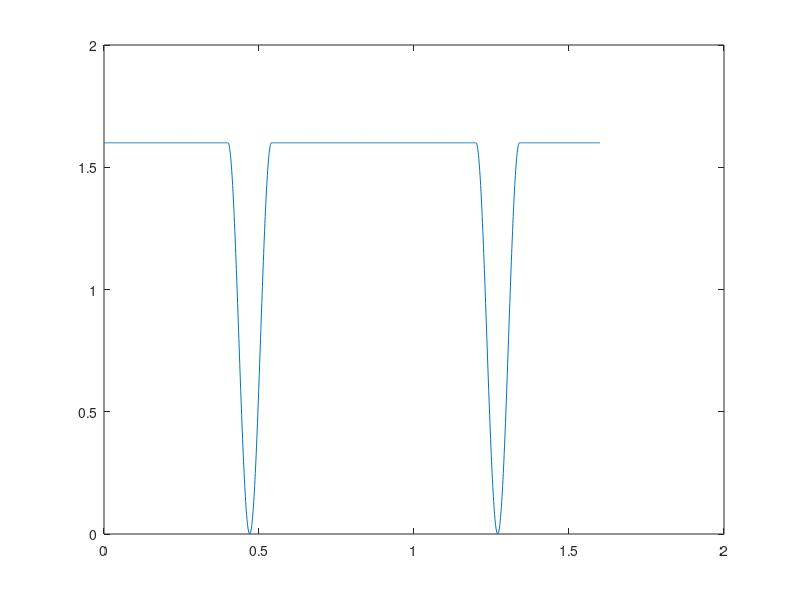

This chart was generated by the following MATLAB code:
data = [0, 1.6;
0.001, 1.6;
0.002, 1.6;
0.003, 1.6;
0.004, 1.6;
0.005, 1.6;
0.006, 1.6;
0.007, 1.6;
0.008, 1.6;
0.009, 1.6;
0.01, 1.6;
0.011, 1.6;
0.012, 1.6;
0.013, 1.6;
0.014, 1.6;
0.015, 1.6;
0.016, 1.6;
0.017, 1.6;
0.018, 1.6;
0.019, 1.6;
0.02, 1.6;
0.021, 1.6;
0.022, 1.6;
0.023, 1.6;
0.024, 1.6;
0.025, 1.6;
0.026, 1.6;
0.027, 1.6;
0.028, 1.6;
0.029, 1.6;
0.03, 1.6;
0.031, 1.6;
0.032, 1.6;
0.033, 1.6;
0.034, 1.6;
0.035, 1.6;
0.036, 1.6;
0.037, 1.6;
0.038, 1.6;
0.039, 1.6;
0.04, 1.6;
0.041, 1.6;
0.042, 1.6;
0.043, 1.6;
0.044, 1.6;
0.045, 1.6;
0.046, 1.6;
0.047, 1.6;
0.048, 1.6;
0.049, 1.6;
0.05, 1.6;
0.051, 1.6;
0.052, 1.6;
0.053, 1.6;
0.054, 1.6;
0.055, 1.6;
0.056, 1.6;
0.057, 1.6;
0.058, 1.6;
0.059, 1.6;
0.06, 1.6;
0.061, 1.6;
0.062, 1.6;
0.063, 1.6;
0.064, 1.6;
0.065, 1.6;
0.066, 1.6;
0.067, 1.6;
0.068, 1.6;
0.069, 1.6;
0.07, 1.6;
0.071, 1.6;
0.072, 1.6;
0.073, 1.6;
0.074, 1.6;
0.075, 1.6;
0.076, 1.6;
0.077, 1.6;
0.078, 1.6;
0.079, 1.6;
0.08, 1.6;
0.081, 1.6;
0.082, 1.6;
0.083, 1.6;
0.084, 1.6;
0.085, 1.6;
0.086, 1.6;
0.087, 1.6;
0.088, 1.6;
0.089, 1.6;
0.09, 1.6;
0.091, 1.6;
0.092, 1.6;
0.093, 1.6;
0.094, 1.6;
0.095, 1.6;
0.096, 1.6;
0.097, 1.6;
0.098, 1.6;
0.099, 1.6;
0.1, 1.6;
0.101, 1.6;
0.102, 1.6;
0.103, 1.6;
0.104, 1.6;
0.105, 1.6;
0.106, 1.6;
0.107, 1.6;
0.108, 1.6;
0.109, 1.6;
0.11, 1.6;
0.111, 1.6;
0.112, 1.6;
0.113, 1.6;
0.114, 1.6;
0.115, 1.6;
0.116, 1.6;
0.117, 1.6;
0.118, 1.6;
0.119, 1.6;
0.12, 1.6;
0.121, 1.6;
0.122, 1.6;
0.123, 1.6;
0.124, 1.6;
0.125, 1.6;
0.126, 1.6;
0.127, 1.6;
0.128, 1.6;
0.129, 1.6;
0.13, 1.6;
0.131, 1.6;
0.132, 1.6;
0.133, 1.6;
0.134, 1.6;
0.135, 1.6;
0.136, 1.6;
0.137, 1.6;
0.138, 1.6;
0.139, 1.6;
0.14, 1.6;
0.141, 1.6;
0.142, 1.6;
0.143, 1.6;
0.144, 1.6;
0.145, 1.6;
0.146, 1.6;
0.147, 1.6;
0.148, 1.6;
0.149, 1.6;
0.15, 1.6;
0.151, 1.6;
0.152, 1.6;
0.153, 1.6;
0.154, 1.6;
0.155, 1.6;
0.156, 1.6;
0.157, 1.6;
0.158, 1.6;
0.159, 1.6;
0.16, 1.6;
0.161, 1.6;
0.162, 1.6;
0.163, 1.6;
0.164, 1.6;
0.165, 1.6;
0.166, 1.6;
0.167, 1.6;
0.168, 1.6;
0.169, 1.6;
0.17, 1.6;
0.171, 1.6;
0.172, 1.6;
0.173, 1.6;
0.174, 1.6;
0.175, 1.6;
0.176, 1.6;
0.177, 1.6;
0.178, 1.6;
0.179, 1.6;
0.18, 1.6;
0.181, 1.6;
0.182, 1.6;
0.183, 1.6;
0.184, 1.6;
0.185, 1.6;
0.186, 1.6;
0.187, 1.6;
0.188, 1.6;
0.189, 1.6;
0.19, 1.6;
0.191, 1.6;
0.192, 1.6;
0.193, 1.6;
0.194, 1.6;
0.195, 1.6;
0.196, 1.6;
0.197, 1.6;
0.198, 1.6;
0.199, 1.6;
0.2, 1.6;
0.201, 1.6;
0.202, 1.6;
0.203, 1.6;
0.204, 1.6;
0.205, 1.6;
0.206, 1.6;
0.207, 1.6;
0.208, 1.6;
0.209, 1.6;
0.21, 1.6;
0.211, 1.6;
0.212, 1.6;
0.213, 1.6;
0.214, 1.6;
0.215, 1.6;
0.216, 1.6;
0.217, 1.6;
0.218, 1.6;
0.219, 1.6;
0.22, 1.6;
0.221, 1.6;
0.222, 1.6;
0.223, 1.6;
0.224, 1.6;
0.225, 1.6;
0.226, 1.6;
0.227, 1.6;
0.228, 1.6;
0.229, 1.6;
0.23, 1.6;
0.231, 1.6;
0.232, 1.6;
0.233, 1.6;
0.234, 1.6;
0.235, 1.6;
0.236, 1.6;
0.237, 1.6;
0.238, 1.6;
0.239, 1.6;
0.24, 1.6;
0.241, 1.6;
0.242, 1.6;
0.243, 1.6;
0.244, 1.6;
0.245, 1.6;
0.246, 1.6;
0.247, 1.6;
0.248, 1.6;
0.249, 1.6;
0.25, 1.6;
0.251, 1.6;
0.252, 1.6;
0.253, 1.6;
0.254, 1.6;
0.255, 1.6;
0.256, 1.6;
0.257, 1.6;
0.258, 1.6;
0.259, 1.6;
0.26, 1.6;
0.261, 1.6;
0.262, 1.6;
0.263, 1.6;
0.264, 1.6;
0.265, 1.6;
0.266, 1.6;
0.267, 1.6;
0.268, 1.6;
0.269, 1.6;
0.27, 1.6;
0.271, 1.6;
0.272, 1.6;
0.273, 1.6;
0.274, 1.6;
0.275, 1.6;
0.276, 1.6;
0.277, 1.6;
0.278, 1.6;
0.279, 1.6;
0.28, 1.6;
0.281, 1.6;
0.282, 1.6;
0.283, 1.6;
0.284, 1.6;
0.285, 1.6;
0.286, 1.6;
0.287, 1.6;
0.288, 1.6;
0.289, 1.6;
0.29, 1.6;
0.291, 1.6;
0.292, 1.6;
0.293, 1.6;
0.294, 1.6;
0.295, 1.6;
0.296, 1.6;
0.297, 1.6;
0.298, 1.6;
0.299, 1.6;
0.3, 1.6;
0.301, 1.6;
0.302, 1.6;
0.303, 1.6;
0.304, 1.6;
0.305, 1.6;
0.306, 1.6;
0.307, 1.6;
0.308, 1.6;
0.309, 1.6;
0.31, 1.6;
0.311, 1.6;
0.312, 1.6;
0.313, 1.6;
0.314, 1.6;
0.315, 1.6;
0.316, 1.6;
0.317, 1.6;
0.318, 1.6;
0.319, 1.6;
0.32, 1.6;
0.321, 1.6;
0.322, 1.6;
0.323, 1.6;
0.324, 1.6;
0.325, 1.6;
0.326, 1.6;
0.327, 1.6;
0.328, 1.6;
0.329, 1.6;
0.33, 1.6;
0.331, 1.6;
0.332, 1.6;
0.333, 1.6;
0.334, 1.6;
0.335, 1.6;
0.336, 1.6;
0.337, 1.6;
0.338, 1.6;
0.339, 1.6;
0.34, 1.6;
0.341, 1.6;
0.342, 1.6;
0.343, 1.6;
0.344, 1.6;
0.345, 1.6;
0.346, 1.6;
0.347, 1.6;
0.348, 1.6;
0.349, 1.6;
0.35, 1.6;
0.351, 1.6;
0.352, 1.6;
0.353, 1.6;
0.354, 1.6;
0.355, 1.6;
0.356, 1.6;
0.357, 1.6;
0.358, 1.6;
0.359, 1.6;
0.36, 1.6;
0.361, 1.6;
0.362, 1.6;
0.363, 1.6;
0.364, 1.6;
0.365, 1.6;
0.366, 1.6;
0.367, 1.6;
0.368, 1.6;
0.369, 1.6;
0.37, 1.6;
0.371, 1.6;
0.372, 1.6;
0.373, 1.6;
0.374, 1.6;
0.375, 1.6;
0.376, 1.6;
0.377, 1.6;
0.378, 1.6;
0.379, 1.6;
0.38, 1.6;
0.381, 1.6;
0.382, 1.6;
0.383, 1.6;
0.384, 1.6;
0.385, 1.6;
0.386, 1.6;
0.387, 1.6;
0.388, 1.6;
0.389, 1.6;
0.39, 1.6;
0.391, 1.6;
0.392, 1.6;
0.393, 1.6;
0.394, 1.6;
0.395, 1.6;
0.396, 1.6;
0.397, 1.6;
0.398, 1.6;
0.399, 1.6;
0.4, 1.6;
0.401, 1.59919;
0.402, 1.59678;
0.403, 1.59276;
0.404, 1.58714;
0.405, 1.57994;
0.406, 1.57117;
0.407, 1.56085;
0.408, 1.54899;
0.409, 1.53562;
0.41, 1.52078;
0.411, 1.50448;
0.412, 1.48676;
0.413, 1.46766;
0.414, 1.44721;
0.415, 1.42547;
0.416, 1.40246;
0.417, 1.37824;
0.418, 1.35285;
0.419, 1.32635;
0.42, 1.29879;
0.421, 1.27023;
0.422, 1.24072;
0.423, 1.21032;
0.424, 1.17909;
0.425, 1.14711;
0.426, 1.11442;
0.427, 1.0811;
0.428, 1.04721;
0.429, 1.01283;
0.43, 0.978017;
0.431, 0.942846;
0.432, 0.907387;
0.433, 0.871711;
0.434, 0.835892;
0.435, 0.8;
0.436, 0.764108;
0.437, 0.728289;
0.438, 0.692613;
0.439, 0.657154;
0.44, 0.621983;
0.441, 0.587171;
0.442, 0.552786;
0.443, 0.5189;
0.444, 0.48558;
0.445, 0.452893;
0.446, 0.420905;
0.447, 0.389681;
0.448, 0.359282;
0.449, 0.329772;
0.45, 0.301208;
0.451, 0.273649;
0.452, 0.24715;
0.453, 0.221764;
0.454, 0.197543;
0.455, 0.174535;
0.456, 0.152786;
0.457, 0.132341;
0.458, 0.113241;
0.459, 0.0955236;
0.46, 0.0792249;
0.461, 0.0643778;
0.462, 0.0510121;
0.463, 0.0391548;
0.464, 0.0288297;
0.465, 0.0200577;
0.466, 0.0128563;
0.467, 0.00724019;
0.468, 0.00322056;
0.469, 0.000805547;
0.47, 0;
0.471, 0.000805547;
0.472, 0.00322056;
0.473, 0.00724019;
0.474, 0.0128563;
0.475, 0.0200577;
0.476, 0.0288297;
0.477, 0.0391548;
0.478, 0.0510121;
0.479, 0.0643778;
0.48, 0.0792249;
0.481, 0.0955236;
0.482, 0.113241;
0.483, 0.132341;
0.484, 0.152786;
0.485, 0.174535;
0.486, 0.197543;
0.487, 0.221764;
0.488, 0.24715;
0.489, 0.273649;
0.49, 0.301208;
0.491, 0.329772;
0.492, 0.359282;
0.493, 0.389681;
0.494, 0.420905;
0.495, 0.452893;
0.496, 0.48558;
0.497, 0.5189;
0.498, 0.552786;
0.499, 0.587171;
0.5, 0.621983;
0.501, 0.657154;
0.502, 0.692613;
0.503, 0.728289;
0.504, 0.764108;
0.505, 0.8;
0.506, 0.835892;
0.507, 0.871711;
0.508, 0.907387;
0.509, 0.942846;
0.51, 0.978017;
0.511, 1.01283;
0.512, 1.04721;
0.513, 1.0811;
0.514, 1.11442;
0.515, 1.14711;
0.516, 1.17909;
0.517, 1.21032;
0.518, 1.24072;
0.519, 1.27023;
0.52, 1.29879;
0.521, 1.32635;
0.522, 1.35285;
0.523, 1.37824;
0.524, 1.40246;
0.525, 1.42547;
0.526, 1.44721;
0.527, 1.46766;
0.528, 1.48676;
0.529, 1.50448;
0.53, 1.52078;
0.531, 1.53562;
0.532, 1.54899;
0.533, 1.56085;
0.534, 1.57117;
0.535, 1.57994;
0.536, 1.58714;
0.537, 1.59276;
0.538, 1.59678;
0.539, 1.59919;
0.54, 1.6;
0.541, 1.6;
0.542, 1.6;
0.543, 1.6;
0.544, 1.6;
0.545, 1.6;
0.546, 1.6;
0.547, 1.6;
0.548, 1.6;
0.549, 1.6;
0.55, 1.6;
0.551, 1.6;
0.552, 1.6;
0.553, 1.6;
0.554, 1.6;
0.555, 1.6;
0.556, 1.6;
0.557, 1.6;
0.558, 1.6;
0.559, 1.6;
0.56, 1.6;
0.561, 1.6;
0.562, 1.6;
0.563, 1.6;
0.564, 1.6;
0.565, 1.6;
0.566, 1.6;
0.567, 1.6;
0.568, 1.6;
0.569, 1.6;
0.57, 1.6;
0.571, 1.6;
0.572, 1.6;
0.573, 1.6;
0.574, 1.6;
0.575, 1.6;
0.576, 1.6;
0.577, 1.6;
0.578, 1.6;
0.579, 1.6;
0.58, 1.6;
0.581, 1.6;
0.582, 1.6;
0.583, 1.6;
0.584, 1.6;
0.585, 1.6;
0.586, 1.6;
0.587, 1.6;
0.588, 1.6;
0.589, 1.6;
0.59, 1.6;
0.591, 1.6;
0.592, 1.6;
0.593, 1.6;
0.594, 1.6;
0.595, 1.6;
0.596, 1.6;
0.597, 1.6;
0.598, 1.6;
0.599, 1.6;
0.6, 1.6;
0.601, 1.6;
0.602, 1.6;
0.603, 1.6;
0.604, 1.6;
0.605, 1.6;
0.606, 1.6;
0.607, 1.6;
0.608, 1.6;
0.609, 1.6;
0.61, 1.6;
0.611, 1.6;
0.612, 1.6;
0.613, 1.6;
0.614, 1.6;
0.615, 1.6;
0.616, 1.6;
0.617, 1.6;
0.618, 1.6;
0.619, 1.6;
0.62, 1.6;
0.621, 1.6;
0.622, 1.6;
0.623, 1.6;
0.624, 1.6;
0.625, 1.6;
0.626, 1.6;
0.627, 1.6;
0.628, 1.6;
0.629, 1.6;
0.63, 1.6;
0.631, 1.6;
0.632, 1.6;
0.633, 1.6;
0.634, 1.6;
0.635, 1.6;
0.636, 1.6;
0.637, 1.6;
0.638, 1.6;
0.639, 1.6;
0.64, 1.6;
0.641, 1.6;
0.642, 1.6;
0.643, 1.6;
0.644, 1.6;
0.645, 1.6;
0.646, 1.6;
0.647, 1.6;
0.648, 1.6;
0.649, 1.6;
0.65, 1.6;
0.651, 1.6;
0.652, 1.6;
0.653, 1.6;
0.654, 1.6;
0.655, 1.6;
0.656, 1.6;
0.657, 1.6;
0.658, 1.6;
0.659, 1.6;
0.66, 1.6;
0.661, 1.6;
0.662, 1.6;
0.663, 1.6;
0.664, 1.6;
0.665, 1.6;
0.666, 1.6;
0.667, 1.6;
0.668, 1.6;
0.669, 1.6;
0.67, 1.6;
0.671, 1.6;
0.672, 1.6;
0.673, 1.6;
0.674, 1.6;
0.675, 1.6;
0.676, 1.6;
0.677, 1.6;
0.678, 1.6;
0.679, 1.6;
0.68, 1.6;
0.681, 1.6;
0.682, 1.6;
0.683, 1.6;
0.684, 1.6;
0.685, 1.6;
0.686, 1.6;
0.687, 1.6;
0.688, 1.6;
0.689, 1.6;
0.69, 1.6;
0.691, 1.6;
0.692, 1.6;
0.693, 1.6;
0.694, 1.6;
0.695, 1.6;
0.696, 1.6;
0.697, 1.6;
0.698, 1.6;
0.699, 1.6;
0.7, 1.6;
0.701, 1.6;
0.702, 1.6;
0.703, 1.6;
0.704, 1.6;
0.705, 1.6;
0.706, 1.6;
0.707, 1.6;
0.708, 1.6;
0.709, 1.6;
0.71, 1.6;
0.711, 1.6;
0.712, 1.6;
0.713, 1.6;
0.714, 1.6;
0.715, 1.6;
0.716, 1.6;
0.717, 1.6;
0.718, 1.6;
0.719, 1.6;
0.72, 1.6;
0.721, 1.6;
0.722, 1.6;
0.723, 1.6;
0.724, 1.6;
0.725, 1.6;
0.726, 1.6;
0.727, 1.6;
0.728, 1.6;
0.729, 1.6;
0.73, 1.6;
0.731, 1.6;
0.732, 1.6;
0.733, 1.6;
0.734, 1.6;
0.735, 1.6;
0.736, 1.6;
0.737, 1.6;
0.738, 1.6;
0.739, 1.6;
0.74, 1.6;
0.741, 1.6;
0.742, 1.6;
0.743, 1.6;
0.744, 1.6;
0.745, 1.6;
0.746, 1.6;
0.747, 1.6;
0.748, 1.6;
0.749, 1.6;
0.75, 1.6;
0.751, 1.6;
0.752, 1.6;
0.753, 1.6;
0.754, 1.6;
0.755, 1.6;
0.756, 1.6;
0.757, 1.6;
0.758, 1.6;
0.759, 1.6;
0.76, 1.6;
0.761, 1.6;
0.762, 1.6;
0.763, 1.6;
0.764, 1.6;
0.765, 1.6;
0.766, 1.6;
0.767, 1.6;
0.768, 1.6;
0.769, 1.6;
0.77, 1.6;
0.771, 1.6;
0.772, 1.6;
0.773, 1.6;
0.774, 1.6;
0.775, 1.6;
0.776, 1.6;
0.777, 1.6;
0.778, 1.6;
0.779, 1.6;
0.78, 1.6;
0.781, 1.6;
0.782, 1.6;
0.783, 1.6;
0.784, 1.6;
0.785, 1.6;
0.786, 1.6;
0.787, 1.6;
0.788, 1.6;
0.789, 1.6;
0.79, 1.6;
0.791, 1.6;
0.792, 1.6;
0.793, 1.6;
0.794, 1.6;
0.795, 1.6;
0.796, 1.6;
0.797, 1.6;
0.798, 1.6;
0.799, 1.6;
0.8, 1.6;
0.801, 1.6;
0.802, 1.6;
0.803, 1.6;
0.804, 1.6;
0.805, 1.6;
0.806, 1.6;
0.807, 1.6;
0.808, 1.6;
0.809, 1.6;
0.81, 1.6;
0.811, 1.6;
0.812, 1.6;
0.813, 1.6;
0.814, 1.6;
0.815, 1.6;
0.816, 1.6;
0.817, 1.6;
0.818, 1.6;
0.819, 1.6;
0.82, 1.6;
0.821, 1.6;
0.822, 1.6;
0.823, 1.6;
0.824, 1.6;
0.825, 1.6;
0.826, 1.6;
0.827, 1.6;
0.828, 1.6;
0.829, 1.6;
0.83, 1.6;
0.831, 1.6;
0.832, 1.6;
0.833, 1.6;
0.834, 1.6;
0.835, 1.6;
0.836, 1.6;
0.837, 1.6;
0.838, 1.6;
0.839, 1.6;
0.84, 1.6;
0.841, 1.6;
0.842, 1.6;
0.843, 1.6;
0.844, 1.6;
0.845, 1.6;
0.846, 1.6;
0.847, 1.6;
0.848, 1.6;
0.849, 1.6;
0.85, 1.6;
0.851, 1.6;
0.852, 1.6;
0.853, 1.6;
0.854, 1.6;
0.855, 1.6;
0.856, 1.6;
0.857, 1.6;
0.858, 1.6;
0.859, 1.6;
0.86, 1.6;
0.861, 1.6;
0.862, 1.6;
0.863, 1.6;
0.864, 1.6;
0.865, 1.6;
0.866, 1.6;
0.867, 1.6;
0.868, 1.6;
0.869, 1.6;
0.87, 1.6;
0.871, 1.6;
0.872, 1.6;
0.873, 1.6;
0.874, 1.6;
0.875, 1.6;
0.876, 1.6;
0.877, 1.6;
0.878, 1.6;
0.879, 1.6;
0.88, 1.6;
0.881, 1.6;
0.882, 1.6;
0.883, 1.6;
0.884, 1.6;
0.885, 1.6;
0.886, 1.6;
0.887, 1.6;
0.888, 1.6;
0.889, 1.6;
0.89, 1.6;
0.891, 1.6;
0.892, 1.6;
0.893, 1.6;
0.894, 1.6;
0.895, 1.6;
0.896, 1.6;
0.897, 1.6;
0.898, 1.6;
0.899, 1.6;
0.9, 1.6;
0.901, 1.6;
0.902, 1.6;
0.903, 1.6;
0.904, 1.6;
0.905, 1.6;
0.906, 1.6;
0.907, 1.6;
0.908, 1.6;
0.909, 1.6;
0.91, 1.6;
0.911, 1.6;
0.912, 1.6;
0.913, 1.6;
0.914, 1.6;
0.915, 1.6;
0.916, 1.6;
0.917, 1.6;
0.918, 1.6;
0.919, 1.6;
0.92, 1.6;
0.921, 1.6;
0.922, 1.6;
0.923, 1.6;
0.924, 1.6;
0.925, 1.6;
0.926, 1.6;
0.927, 1.6;
0.928, 1.6;
0.929, 1.6;
0.93, 1.6;
0.931, 1.6;
0.932, 1.6;
0.933, 1.6;
0.934, 1.6;
0.935, 1.6;
0.936, 1.6;
0.937, 1.6;
0.938, 1.6;
0.939, 1.6;
0.94, 1.6;
0.941, 1.6;
0.942, 1.6;
0.943, 1.6;
0.944, 1.6;
0.945, 1.6;
0.946, 1.6;
0.947, 1.6;
0.948, 1.6;
0.949, 1.6;
0.95, 1.6;
0.951, 1.6;
0.952, 1.6;
0.953, 1.6;
0.954, 1.6;
0.955, 1.6;
0.956, 1.6;
0.957, 1.6;
0.958, 1.6;
0.959, 1.6;
0.96, 1.6;
0.961, 1.6;
0.962, 1.6;
0.963, 1.6;
0.964, 1.6;
0.965, 1.6;
0.966, 1.6;
0.967, 1.6;
0.968, 1.6;
0.969, 1.6;
0.97, 1.6;
0.971, 1.6;
0.972, 1.6;
0.973, 1.6;
0.974, 1.6;
0.975, 1.6;
0.976, 1.6;
0.977, 1.6;
0.978, 1.6;
0.979, 1.6;
0.98, 1.6;
0.981, 1.6;
0.982, 1.6;
0.983, 1.6;
0.984, 1.6;
0.985, 1.6;
0.986, 1.6;
0.987, 1.6;
0.988, 1.6;
0.989, 1.6;
0.99, 1.6;
0.991, 1.6;
0.992, 1.6;
0.993, 1.6;
0.994, 1.6;
0.995, 1.6;
0.996, 1.6;
0.997, 1.6;
0.998, 1.6;
0.999, 1.6;
1, 1.6;
1.001, 1.6;
1.002, 1.6;
1.003, 1.6;
1.004, 1.6;
1.005, 1.6;
1.006, 1.6;
1.007, 1.6;
1.008, 1.6;
1.009, 1.6;
1.01, 1.6;
1.011, 1.6;
1.012, 1.6;
1.013, 1.6;
1.014, 1.6;
1.015, 1.6;
1.016, 1.6;
1.017, 1.6;
1.018, 1.6;
1.019, 1.6;
1.02, 1.6;
1.021, 1.6;
1.022, 1.6;
1.023, 1.6;
1.024, 1.6;
1.025, 1.6;
1.026, 1.6;
1.027, 1.6;
1.028, 1.6;
1.029, 1.6;
1.03, 1.6;
1.031, 1.6;
1.032, 1.6;
1.033, 1.6;
1.034, 1.6;
1.035, 1.6;
1.036, 1.6;
1.037, 1.6;
1.038, 1.6;
1.039, 1.6;
1.04, 1.6;
1.041, 1.6;
1.042, 1.6;
1.043, 1.6;
1.044, 1.6;
1.045, 1.6;
1.046, 1.6;
1.047, 1.6;
1.048, 1.6;
1.049, 1.6;
1.05, 1.6;
1.051, 1.6;
1.052, 1.6;
1.053, 1.6;
1.054, 1.6;
1.055, 1.6;
1.056, 1.6;
1.057, 1.6;
1.058, 1.6;
1.059, 1.6;
1.06, 1.6;
1.061, 1.6;
1.062, 1.6;
1.063, 1.6;
1.064, 1.6;
1.065, 1.6;
1.066, 1.6;
1.067, 1.6;
1.068, 1.6;
1.069, 1.6;
1.07, 1.6;
1.071, 1.6;
1.072, 1.6;
1.073, 1.6;
1.074, 1.6;
1.075, 1.6;
1.076, 1.6;
1.077, 1.6;
1.078, 1.6;
1.079, 1.6;
1.08, 1.6;
1.081, 1.6;
1.082, 1.6;
1.083, 1.6;
1.084, 1.6;
1.085, 1.6;
1.086, 1.6;
1.087, 1.6;
1.088, 1.6;
1.089, 1.6;
1.09, 1.6;
1.091, 1.6;
1.092, 1.6;
1.093, 1.6;
1.094, 1.6;
1.095, 1.6;
1.096, 1.6;
1.097, 1.6;
1.098, 1.6;
1.099, 1.6;
1.1, 1.6;
1.101, 1.6;
1.102, 1.6;
1.103, 1.6;
1.104, 1.6;
1.105, 1.6;
1.106, 1.6;
1.107, 1.6;
1.108, 1.6;
1.109, 1.6;
1.11, 1.6;
1.111, 1.6;
1.112, 1.6;
1.113, 1.6;
1.114, 1.6;
1.115, 1.6;
1.116, 1.6;
1.117, 1.6;
1.118, 1.6;
1.119, 1.6;
1.12, 1.6;
1.121, 1.6;
1.122, 1.6;
1.123, 1.6;
1.124, 1.6;
1.125, 1.6;
1.126, 1.6;
1.127, 1.6;
1.128, 1.6;
1.129, 1.6;
1.13, 1.6;
1.131, 1.6;
1.132, 1.6;
1.133, 1.6;
1.134, 1.6;
1.135, 1.6;
1.136, 1.6;
1.137, 1.6;
1.138, 1.6;
1.139, 1.6;
1.14, 1.6;
1.141, 1.6;
1.142, 1.6;
1.143, 1.6;
1.144, 1.6;
1.145, 1.6;
1.146, 1.6;
1.147, 1.6;
1.148, 1.6;
1.149, 1.6;
1.15, 1.6;
1.151, 1.6;
1.152, 1.6;
1.153, 1.6;
1.154, 1.6;
1.155, 1.6;
1.156, 1.6;
1.157, 1.6;
1.158, 1.6;
1.159, 1.6;
1.16, 1.6;
1.161, 1.6;
1.162, 1.6;
1.163, 1.6;
1.164, 1.6;
1.165, 1.6;
1.166, 1.6;
1.167, 1.6;
1.168, 1.6;
1.169, 1.6;
1.17, 1.6;
1.171, 1.6;
1.172, 1.6;
1.173, 1.6;
1.174, 1.6;
1.175, 1.6;
1.176, 1.6;
1.177, 1.6;
1.178, 1.6;
1.179, 1.6;
1.18, 1.6;
1.181, 1.6;
1.182, 1.6;
1.183, 1.6;
1.184, 1.6;
1.185, 1.6;
1.186, 1.6;
1.187, 1.6;
1.188, 1.6;
1.189, 1.6;
1.19, 1.6;
1.191, 1.6;
1.192, 1.6;
1.193, 1.6;
1.194, 1.6;
1.195, 1.6;
1.196, 1.6;
1.197, 1.6;
1.198, 1.6;
1.199, 1.6;
1.2, 1.6;
1.201, 1.59919;
1.202, 1.59678;
1.203, 1.59276;
1.204, 1.58714;
1.205, 1.57994;
1.206, 1.57117;
1.207, 1.56085;
1.208, 1.54899;
1.209, 1.53562;
1.21, 1.52078;
1.211, 1.50448;
1.212, 1.48676;
1.213, 1.46766;
1.214, 1.44721;
1.215, 1.42547;
1.216, 1.40246;
1.217, 1.37824;
1.218, 1.35285;
1.219, 1.32635;
1.22, 1.29879;
1.221, 1.27023;
1.222, 1.24072;
1.223, 1.21032;
1.224, 1.17909;
1.225, 1.14711;
1.226, 1.11442;
1.227, 1.0811;
1.228, 1.04721;
1.229, 1.01283;
1.23, 0.978017;
1.231, 0.942846;
1.232, 0.907387;
1.233, 0.871711;
1.234, 0.835892;
1.235, 0.8;
1.236, 0.764108;
1.237, 0.728289;
1.238, 0.692613;
1.239, 0.657154;
1.24, 0.621983;
1.241, 0.587171;
1.242, 0.552786;
1.243, 0.5189;
1.244, 0.48558;
1.245, 0.452893;
1.246, 0.420905;
1.247, 0.389681;
1.248, 0.359282;
1.249, 0.329772;
1.25, 0.301208;
1.251, 0.273649;
1.252, 0.24715;
1.253, 0.221764;
1.254, 0.197543;
1.255, 0.174535;
1.256, 0.152786;
1.257, 0.132341;
1.258, 0.113241;
1.259, 0.0955236;
1.26, 0.0792249;
1.261, 0.0643778;
1.262, 0.0510121;
1.263, 0.0391548;
1.264, 0.0288297;
1.265, 0.0200577;
1.266, 0.0128563;
1.267, 0.00724019;
1.268, 0.00322056;
1.269, 0.000805547;
1.27, 0;
1.271, 0.000805547;
1.272, 0.00322056;
1.273, 0.00724019;
1.274, 0.0128563;
1.275, 0.0200577;
1.276, 0.0288297;
1.277, 0.0391548;
1.278, 0.0510121;
1.279, 0.0643778;
1.28, 0.0792249;
1.281, 0.0955236;
1.282, 0.113241;
1.283, 0.132341;
1.284, 0.152786;
1.285, 0.174535;
1.286, 0.197543;
1.287, 0.221764;
1.288, 0.24715;
1.289, 0.273649;
1.29, 0.301208;
1.291, 0.329772;
1.292, 0.359282;
1.293, 0.389681;
1.294, 0.420905;
1.295, 0.452893;
1.296, 0.48558;
1.297, 0.5189;
1.298, 0.552786;
1.299, 0.587171;
1.3, 0.621983;
1.301, 0.657154;
1.302, 0.692613;
1.303, 0.728289;
1.304, 0.764108;
1.305, 0.8;
1.306, 0.835892;
1.307, 0.871711;
1.308, 0.907387;
1.309, 0.942846;
1.31, 0.978017;
1.311, 1.01283;
1.312, 1.04721;
1.313, 1.0811;
1.314, 1.11442;
1.315, 1.14711;
1.316, 1.17909;
1.317, 1.21032;
1.318, 1.24072;
1.319, 1.27023;
1.32, 1.29879;
1.321, 1.32635;
1.322, 1.35285;
1.323, 1.37824;
1.324, 1.40246;
1.325, 1.42547;
1.326, 1.44721;
1.327, 1.46766;
1.328, 1.48676;
1.329, 1.50448;
1.33, 1.52078;
1.331, 1.53562;
1.332, 1.54899;
1.333, 1.56085;
1.334, 1.57117;
1.335, 1.57994;
1.336, 1.58714;
1.337, 1.59276;
1.338, 1.59678;
1.339, 1.59919;
1.34, 1.6;
1.341, 1.6;
1.342, 1.6;
1.343, 1.6;
1.344, 1.6;
1.345, 1.6;
1.346, 1.6;
1.347, 1.6;
1.348, 1.6;
1.349, 1.6;
1.35, 1.6;
1.351, 1.6;
1.352, 1.6;
1.353, 1.6;
1.354, 1.6;
1.355, 1.6;
1.356, 1.6;
1.357, 1.6;
1.358, 1.6;
1.359, 1.6;
1.36, 1.6;
1.361, 1.6;
1.362, 1.6;
1.363, 1.6;
1.364, 1.6;
1.365, 1.6;
1.366, 1.6;
1.367, 1.6;
1.368, 1.6;
1.369, 1.6;
1.37, 1.6;
1.371, 1.6;
1.372, 1.6;
1.373, 1.6;
1.374, 1.6;
1.375, 1.6;
1.376, 1.6;
1.377, 1.6;
1.378, 1.6;
1.379, 1.6;
1.38, 1.6;
1.381, 1.6;
1.382, 1.6;
1.383, 1.6;
1.384, 1.6;
1.385, 1.6;
1.386, 1.6;
1.387, 1.6;
1.388, 1.6;
1.389, 1.6;
1.39, 1.6;
1.391, 1.6;
1.392, 1.6;
1.393, 1.6;
1.394, 1.6;
1.395, 1.6;
1.396, 1.6;
1.397, 1.6;
1.398, 1.6;
1.399, 1.6;
1.4, 1.6;
1.401, 1.6;
1.402, 1.6;
1.403, 1.6;
1.404, 1.6;
1.405, 1.6;
1.406, 1.6;
1.407, 1.6;
1.408, 1.6;
1.409, 1.6;
1.41, 1.6;
1.411, 1.6;
1.412, 1.6;
1.413, 1.6;
1.414, 1.6;
1.415, 1.6;
1.416, 1.6;
1.417, 1.6;
1.418, 1.6;
1.419, 1.6;
1.42, 1.6;
1.421, 1.6;
1.422, 1.6;
1.423, 1.6;
1.424, 1.6;
1.425, 1.6;
1.426, 1.6;
1.427, 1.6;
1.428, 1.6;
1.429, 1.6;
1.43, 1.6;
1.431, 1.6;
1.432, 1.6;
1.433, 1.6;
1.434, 1.6;
1.435, 1.6;
1.436, 1.6;
1.437, 1.6;
1.438, 1.6;
1.439, 1.6;
1.44, 1.6;
1.441, 1.6;
1.442, 1.6;
1.443, 1.6;
1.444, 1.6;
1.445, 1.6;
1.446, 1.6;
1.447, 1.6;
1.448, 1.6;
1.449, 1.6;
1.45, 1.6;
1.451, 1.6;
1.452, 1.6;
1.453, 1.6;
1.454, 1.6;
1.455, 1.6;
1.456, 1.6;
1.457, 1.6;
1.458, 1.6;
1.459, 1.6;
1.46, 1.6;
1.461, 1.6;
1.462, 1.6;
1.463, 1.6;
1.464, 1.6;
1.465, 1.6;
1.466, 1.6;
1.467, 1.6;
1.468, 1.6;
1.469, 1.6;
1.47, 1.6;
1.471, 1.6;
1.472, 1.6;
1.473, 1.6;
1.474, 1.6;
1.475, 1.6;
1.476, 1.6;
1.477, 1.6;
1.478, 1.6;
1.479, 1.6;
1.48, 1.6;
1.481, 1.6;
1.482, 1.6;
1.483, 1.6;
1.484, 1.6;
1.485, 1.6;
1.486, 1.6;
1.487, 1.6;
1.488, 1.6;
1.489, 1.6;
1.49, 1.6;
1.491, 1.6;
1.492, 1.6;
1.493, 1.6;
1.494, 1.6;
1.495, 1.6;
1.496, 1.6;
1.497, 1.6;
1.498, 1.6;
1.499, 1.6;
1.5, 1.6;
1.501, 1.6;
1.502, 1.6;
1.503, 1.6;
1.504, 1.6;
1.505, 1.6;
1.506, 1.6;
1.507, 1.6;
1.508, 1.6;
1.509, 1.6;
1.51, 1.6;
1.511, 1.6;
1.512, 1.6;
1.513, 1.6;
1.514, 1.6;
1.515, 1.6;
1.516, 1.6;
1.517, 1.6;
1.518, 1.6;
1.519, 1.6;
1.52, 1.6;
1.521, 1.6;
1.522, 1.6;
1.523, 1.6;
1.524, 1.6;
1.525, 1.6;
1.526, 1.6;
1.527, 1.6;
1.528, 1.6;
1.529, 1.6;
1.53, 1.6;
1.531, 1.6;
1.532, 1.6;
1.533, 1.6;
1.534, 1.6;
1.535, 1.6;
1.536, 1.6;
1.537, 1.6;
1.538, 1.6;
1.539, 1.6;
1.54, 1.6;
1.541, 1.6;
1.542, 1.6;
1.543, 1.6;
1.544, 1.6;
1.545, 1.6;
1.546, 1.6;
1.547, 1.6;
1.548, 1.6;
1.549, 1.6;
1.55, 1.6;
1.551, 1.6;
1.552, 1.6;
1.553, 1.6;
1.554, 1.6;
1.555, 1.6;
1.556, 1.6;
1.557, 1.6;
1.558, 1.6;
1.559, 1.6;
1.56, 1.6;
1.561, 1.6;
1.562, 1.6;
1.563, 1.6;
1.564, 1.6;
1.565, 1.6;
1.566, 1.6;
1.567, 1.6;
1.568, 1.6;
1.569, 1.6;
1.57, 1.6;
1.571, 1.6;
1.572, 1.6;
1.573, 1.6;
1.574, 1.6;
1.575, 1.6;
1.576, 1.6;
1.577, 1.6;
1.578, 1.6;
1.579, 1.6;
1.58, 1.6;
1.581, 1.6;
1.582, 1.6;
1.583, 1.6;
1.584, 1.6;
1.585, 1.6;
1.586, 1.6;
1.587, 1.6;
1.588, 1.6;
1.589, 1.6;
1.59, 1.6;
1.591, 1.6;
1.592, 1.6;
1.593, 1.6;
1.594, 1.6;
1.595, 1.6;
1.596, 1.6;
1.597, 1.6;
1.598, 1.6;
1.599, 1.6;
1.6, 1.6;
];
plot(data(:,1), data(:,2))
